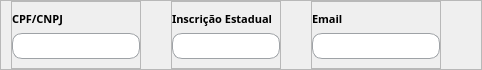
          <widget class="QFrame" name="frame_27">
           <property name="sizePolicy">
            <sizepolicy hsizetype="Preferred" vsizetype="Expanding">
             <horstretch>0</horstretch>
             <verstretch>0</verstretch>
            </sizepolicy>
           </property>
           <property name="minimumSize">
            <size>
             <width>0</width>
             <height>70</height>
            </size>
           </property>
           <property name="maximumSize">
            <size>
             <width>16777215</width>
             <height>70</height>
            </size>
           </property>
           <property name="frameShape">
            <enum>QFrame::StyledPanel</enum>
           </property>
           <property name="frameShadow">
            <enum>QFrame::Raised</enum>
           </property>
           <layout class="QGridLayout" name="gridLayout_24">
            <property name="leftMargin">
             <number>10</number>
            </property>
            <property name="topMargin">
             <number>0</number>
            </property>
            <property name="rightMargin">
             <number>0</number>
            </property>
            <property name="bottomMargin">
             <number>0</number>
            </property>
            <property name="horizontalSpacing">
             <number>30</number>
            </property>
            <property name="verticalSpacing">
             <number>9</number>
            </property>
            <item row="0" column="3">
             <spacer name="horizontalSpacer_7">
              <property name="orientation">
               <enum>Qt::Horizontal</enum>
              </property>
              <property name="sizeHint" stdset="0">
               <size>
                <width>40</width>
                <height>20</height>
               </size>
              </property>
             </spacer>
            </item>
            <item row="0" column="1">
             <widget class="QFrame" name="frame_32">
              <property name="maximumSize">
               <size>
                <width>110</width>
                <height>70</height>
               </size>
              </property>
              <property name="frameShape">
               <enum>QFrame::StyledPanel</enum>
              </property>
              <property name="frameShadow">
               <enum>QFrame::Raised</enum>
              </property>
              <layout class="QGridLayout" name="gridLayout_29">
               <property name="leftMargin">
                <number>0</number>
               </property>
               <property name="topMargin">
                <number>9</number>
               </property>
               <property name="rightMargin">
                <number>0</number>
               </property>
               <item row="0" column="0">
                <widget class="QLabel" name="label_25">
                 <property name="font">
                  <font>
                   <family>Raleway</family>
                   <pointsize>8</pointsize>
                   <weight>75</weight>
                   <bold>true</bold>
                  </font>
                 </property>
                 <property name="text">
                  <string>Inscrição Estadual</string>
                 </property>
                </widget>
               </item>
               <item row="1" column="0">
                <widget class="QLineEdit" name="input_inscricaoEstadual">
                 <property name="sizePolicy">
                  <sizepolicy hsizetype="Expanding" vsizetype="Expanding">
                   <horstretch>0</horstretch>
                   <verstretch>0</verstretch>
                  </sizepolicy>
                 </property>
                 <property name="maximumSize">
                  <size>
                   <width>16777215</width>
                   <height>30</height>
                  </size>
                 </property>
                 <property name="font">
                  <font>
                   <family>Raleway</family>
                  </font>
                 </property>
                 <property name="styleSheet">
                  <string notr="true">QLineEdit {
	background-color:white;
	border-radius: 10px;
	border: 1px solid rgb(158, 162, 166);
	padding-left: 20px;
}</string>
                 </property>
                 <property name="placeholderText">
                  <string/>
                 </property>
                </widget>
               </item>
              </layout>
             </widget>
            </item>
            <item row="0" column="2">
             <widget class="QFrame" name="frame_33">
              <property name="maximumSize">
               <size>
                <width>250</width>
                <height>70</height>
               </size>
              </property>
              <property name="frameShape">
               <enum>QFrame::StyledPanel</enum>
              </property>
              <property name="frameShadow">
               <enum>QFrame::Raised</enum>
              </property>
              <layout class="QGridLayout" name="gridLayout_30">
               <property name="leftMargin">
                <number>0</number>
               </property>
               <property name="topMargin">
                <number>9</number>
               </property>
               <property name="rightMargin">
                <number>0</number>
               </property>
               <item row="0" column="0">
                <widget class="QLabel" name="label_26">
                 <property name="font">
                  <font>
                   <family>Raleway</family>
                   <pointsize>8</pointsize>
                   <weight>75</weight>
                   <bold>true</bold>
                  </font>
                 </property>
                 <property name="text">
                  <string>Email</string>
                 </property>
                </widget>
               </item>
               <item row="1" column="0">
                <widget class="QLineEdit" name="input_email">
                 <property name="sizePolicy">
                  <sizepolicy hsizetype="Expanding" vsizetype="Expanding">
                   <horstretch>0</horstretch>
                   <verstretch>0</verstretch>
                  </sizepolicy>
                 </property>
                 <property name="maximumSize">
                  <size>
                   <width>16777215</width>
                   <height>30</height>
                  </size>
                 </property>
                 <property name="font">
                  <font>
                   <family>Raleway</family>
                  </font>
                 </property>
                 <property name="styleSheet">
                  <string notr="true">QLineEdit {
	background-color:white;
	border-radius: 10px;
	border: 1px solid rgb(158, 162, 166);
	padding-left: 20px;
}</string>
                 </property>
                </widget>
               </item>
              </layout>
             </widget>
            </item>
            <item row="0" column="0">
             <widget class="QFrame" name="frame_31">
              <property name="maximumSize">
               <size>
                <width>150</width>
                <height>70</height>
               </size>
              </property>
              <property name="frameShape">
               <enum>QFrame::StyledPanel</enum>
              </property>
              <property name="frameShadow">
               <enum>QFrame::Raised</enum>
              </property>
              <layout class="QGridLayout" name="gridLayout_28">
               <property name="leftMargin">
                <number>0</number>
               </property>
               <property name="topMargin">
                <number>9</number>
               </property>
               <property name="rightMargin">
                <number>0</number>
               </property>
               <item row="0" column="0">
                <widget class="QLabel" name="label_24">
                 <property name="font">
                  <font>
                   <family>Raleway</family>
                   <pointsize>8</pointsize>
                   <weight>75</weight>
                   <bold>true</bold>
                  </font>
                 </property>
                 <property name="text">
                  <string>CPF/CNPJ</string>
                 </property>
                </widget>
               </item>
               <item row="1" column="0">
                <widget class="QLineEdit" name="input_cpf">
                 <property name="sizePolicy">
                  <sizepolicy hsizetype="Expanding" vsizetype="Expanding">
                   <horstretch>0</horstretch>
                   <verstretch>0</verstretch>
                  </sizepolicy>
                 </property>
                 <property name="maximumSize">
                  <size>
                   <width>16777215</width>
                   <height>30</height>
                  </size>
                 </property>
                 <property name="font">
                  <font>
                   <family>Raleway</family>
                  </font>
                 </property>
                 <property name="styleSheet">
                  <string notr="true">QLineEdit {
	background-color:white;
	border-radius: 10px;
	border: 1px solid rgb(158, 162, 166);
	padding-left: 20px;
}</string>
                 </property>
                 <property name="placeholderText">
                  <string/>
                 </property>
                </widget>
               </item>
              </layout>
             </widget>
            </item>
           </layout>
          </widget>
